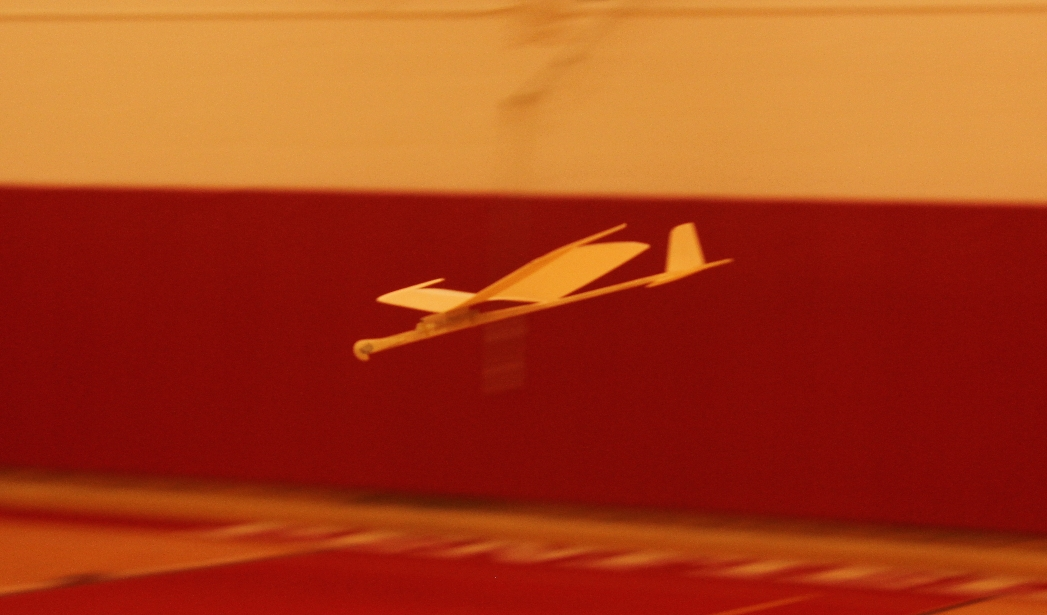
%> input picture CS_631_Airplane_img1535.JPG, 1047 x 615 px
$ octave --eval "CHECK_QUANTIZATION_HW('CS_631_Airplane_img1535.JPG');"   (GNU Octave 9; MATLAB toolbox functions it lacks are replaced by stand-ins)
%> lines starting %> are read from the running program, lines starting %| are printed output that depends on the picture
function CHECK_QUANTIZATION_HW(fn)
%> called with fn = 'CS_631_Airplane_img1535.JPG'
    original_image=rgb2gray(imread(fn));
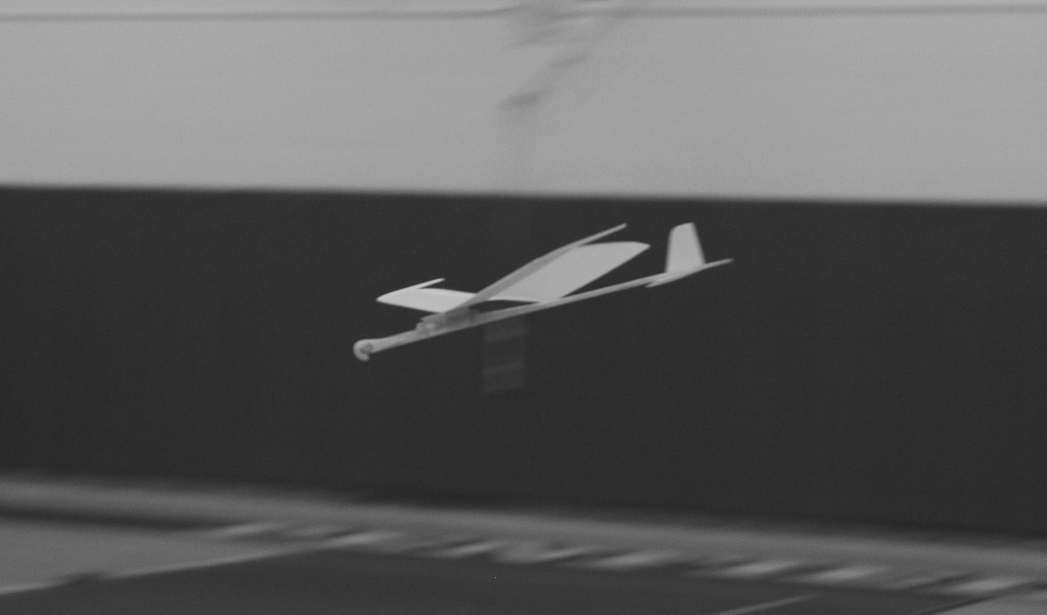
%> original_image: size 615x1047 uint8; min 35, max 198, mean 90.2
    sub_sample=[ 1 2 4 8 16 32 40 50 60 70 80 90 100 128 ];
    %disp(size(sub_sample(:)))
    for index=1:size(sub_sample(:))
        %sub_sample_image=im(1:sub_sample(index):end,1:sub_sample(index):end);
        %size(sub_sample_image)
        quantization=sub_sample(index);
        new_im = round( original_image / quantization );
        im_restored = new_im * quantization;
        imshow(im_restored);
        title(strcat('Quantization Factor ', num2str(sub_sample(index))));
        pause(2);
    end
%> this loop made 14 passes
%> pass 2, in CHECK_QUANTIZATION_HW, `new_im = round( original_image / quantization );`:
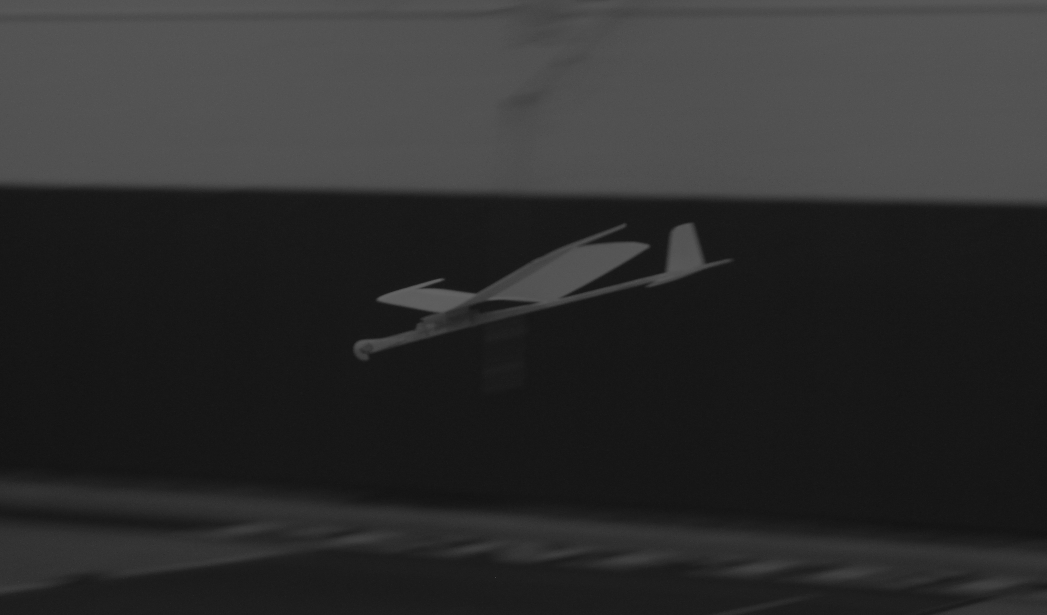
%> new_im: size 615x1047 uint8; min 18, max 99, mean 45.4
%> pass 3, in CHECK_QUANTIZATION_HW, `new_im = round( original_image / quantization );`:
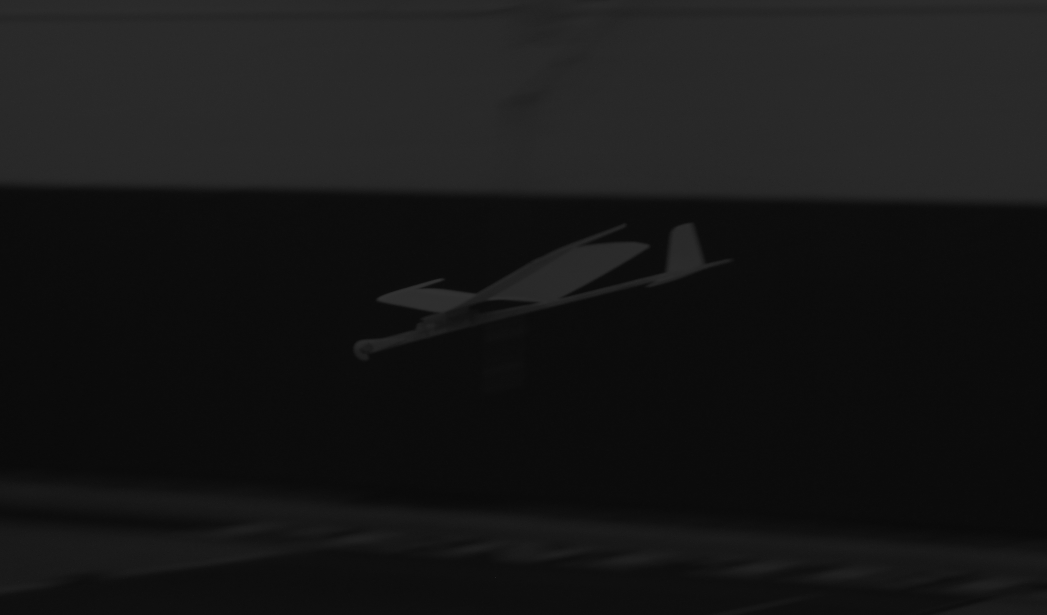
%> new_im: size 615x1047 uint8; min 9, max 50, mean 22.7
end
